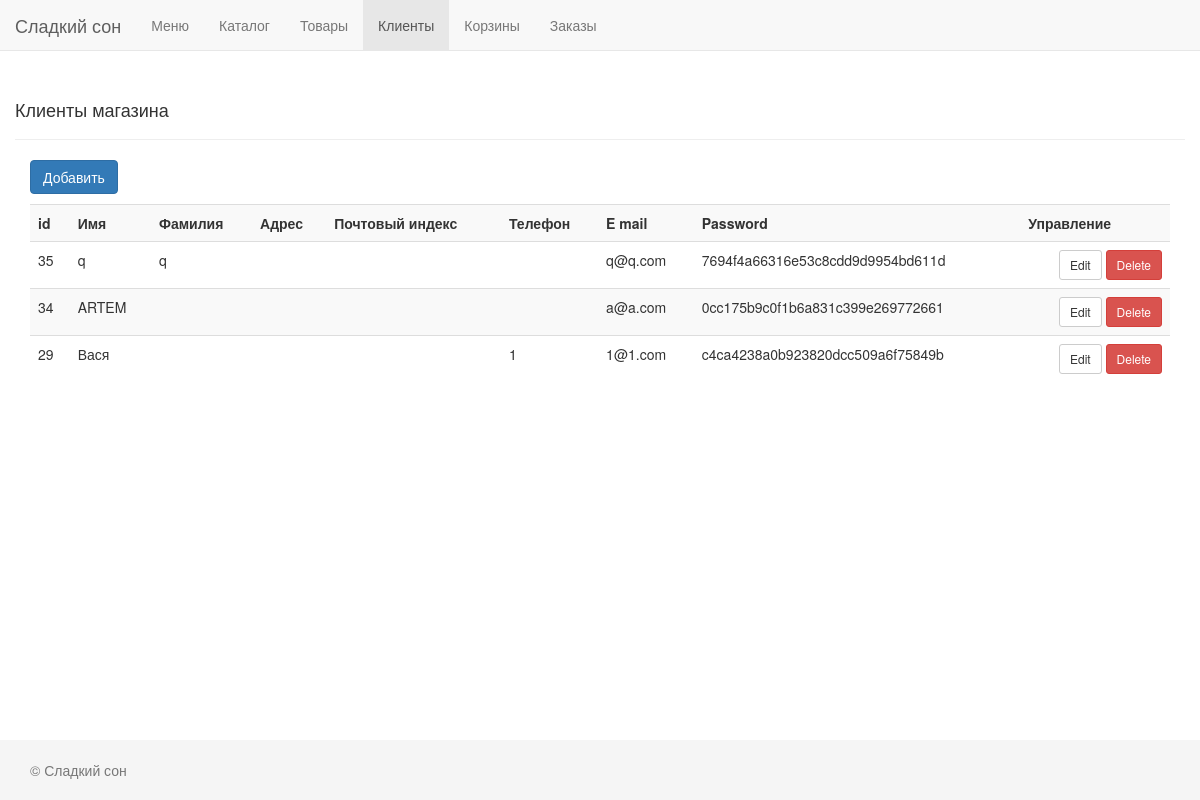
Page /admin/index.php?section=users on the committed database.
### tables this page shows
CREATE TABLE IF NOT EXISTS `users` (
  `id` int(11) NOT NULL,
  `first_name` char(100) NOT NULL,
  `second_name` char(100) NOT NULL,
  `address` char(60) NOT NULL,
  `zip_code` char(10) NOT NULL,
  `phone` char(12) NOT NULL,
  `email` char(60) DEFAULT NULL,
  `password` char(250) DEFAULT NULL
);

### admin/models/users.php (called while the page is built, shortened)
<?php
function GetUserList()
{
    $sql = "SELECT * FROM users";
    $sth = Db()->prepare($sql);
    if (!$sth->execute()) {
        print_r($sth->errorInfo());
        die;
    }
    return $sth->fetchall();
}

### admin/templates/users/list.php (the view, shortened to what this page needs)
<?php
$items = GetUserList();
?>
<div class="page-header">
    <h4>Клиенты магазина</h4>
</div>
<div class="col-xs-12">
    <button class="btn btn-primary" onclick="location.href='?section=users&action=new&id=<?= getId() ?>'">
        Добавить
    </button>
    <table class="table table-striped">
        <tr>
            <th>id</th>
            <th>Имя</th>
            <th>Фамилия</th>
            <th>Адрес</th>
            <th>Почтовый индекс</th>
            <th>Телефон</th>
            <th>E mail</th>
            <th>Password</th>
            <th>Управление</th>
        </tr>
        <?php foreach ($items as $item): ?>
            <tr>
                <td>
                    <?= $item['id'] ?>
                </td>
                <td>
                    <?= $item['first_name'] ?>
                </td>
                <td>
                    <?= $item['second_name'] ?>
                </td>
                <td>
                </td>
                <td>
                </td>
                <td>
                    <?= $item['phone'] ?>
                </td>
                <td>
                    <?= $item['email'] ?>
                </td>
                <td>
                    <?= $item['password'] ?>
                </td>
                <td class="text-right">
                    <button type="button" class="btn btn-default btn-sm"
                            onclick="location.href='?section=users&action=edit&id=<?= $item['id'] ?>'">
                        Edit
                    </button>
                    <a href="?section=users&action=delete&id=<?= $item['id'] ?>" class="btn btn-danger btn-sm"
                       onclick="return confirm('Вы уверены?');">
                        Delete</a>
                </td>
            </tr>
        <?php endforeach; ?>
    </table>
</div>

### admin/css/main.css (style rules this page uses)
html { position: relative; min-height: 100%; }
body { margin-bottom: 60px; }

### rows in the picture
users: id "35", first_name "q", second_name "q", email "q@q.com", password "7694f4a66316e53c8cdd9d9954bd611d"
users: id "34", first_name "ARTEM", email "a@a.com", password "0cc175b9c0f1b6a831c399e269772661"
users: id "29", first_name "Вася", phone "1", email "1@1.com", password "c4ca4238a0b923820dcc509a6f75849b"
